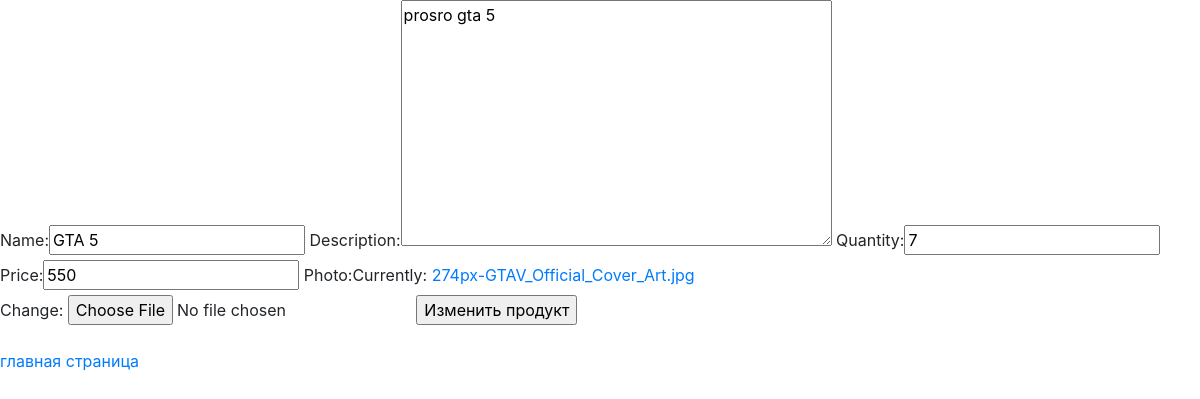
The app's page /update_product/29/ (signed in) with its own data.
### appshop/models.py (models this page shows, shortened)
class Product(models.Model):
	name = models.CharField(max_length=100)
	description = models.TextField()
	quantity = models.IntegerField()
	price = models.IntegerField()
	photo = models.ImageField()

### appshop/views.py (the view)
# urls.py: path('update_product/<int:pk>/', UpdateProductView.as_view(), name='update_product'),
class UpdateProductView(PermissionRequiredMixin, UpdateView):
	permission_required = 'is_superuser'
	model = Product
	template_name = 'update_product.html'
	success_url = '/'
	form_class = UpdateProductViewForm

### appshop/forms.py
class UpdateProductViewForm(forms.ModelForm):
	class Meta:
		model = Product
		fields = '__all__'

### templates/update_product.html (shortened to what this page needs)
{% extends 'base.html' %}
{% block content %}
	<form method="post">
		{{ form }}
		<input type="submit" value="Изменить продукт" >
	</form>
{% endblock %}

### records on screen
Product: name "GTA 5", description "prosro gta 5", quantity "7", price "550"
